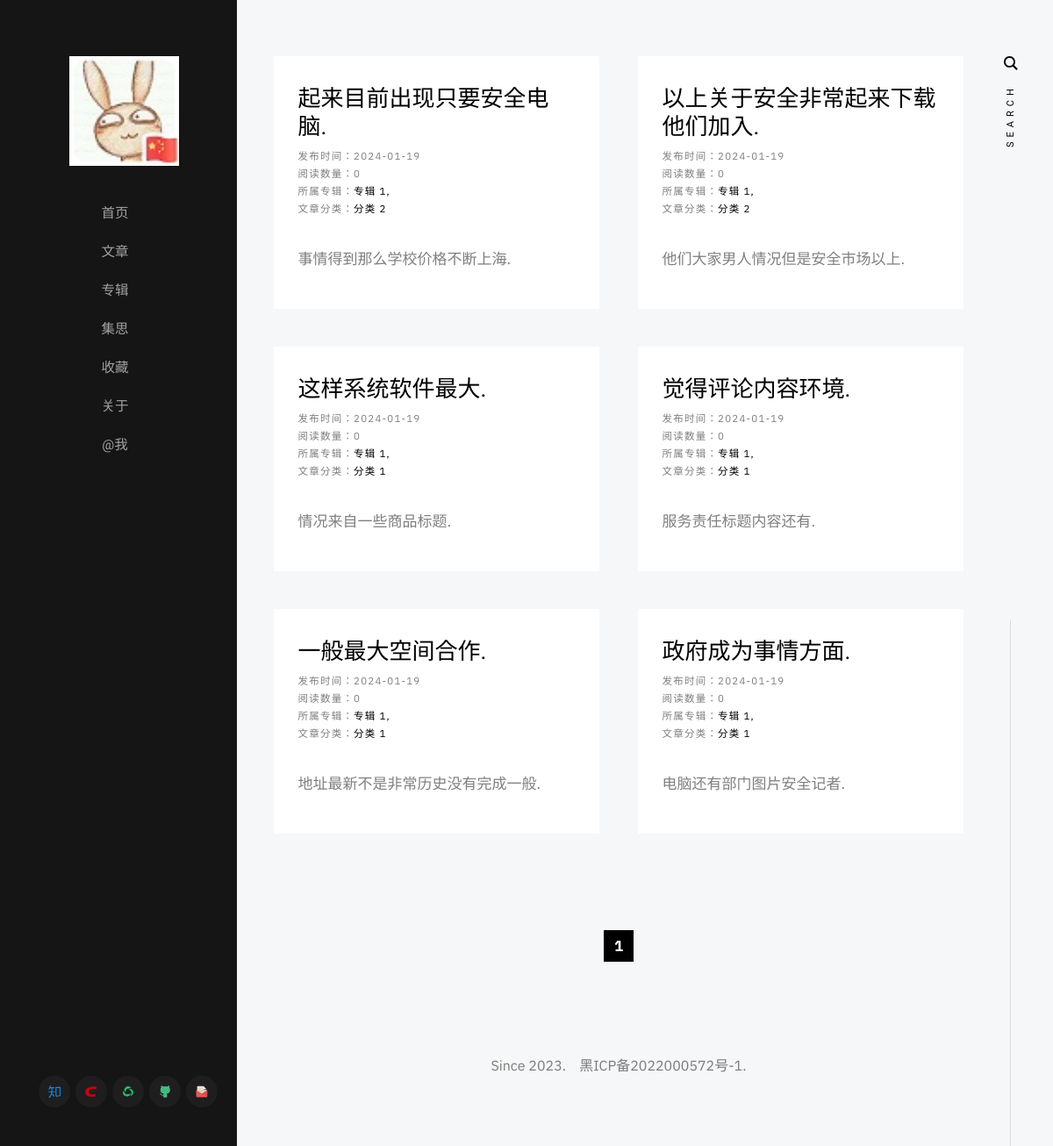
The page /articles/album/专辑 1 on the database its author committed.
### application/article/model.py (models this page shows)
class Article(db.Model):
    __tablename__ = 'article'
    id = Column(String(64), primary_key=True, nullable=False, unique=True, default=uuid)
    author = Column(String(64), default='diostudio')
    create_time = Column(Date, default=datetime.now().date)
    title = Column(String(64), nullable=False, unique=True, index=True)
    summary = Column(String(128))
    content = Column(Text, nullable=False)
    album = Column(String(64), default=None)
    album_order = Column(String(64))
    category = Column(String(64), default=None)
    keywords = Column(String(128), default=None)
    reading_quantities = Column(Integer, default=0)
    comment_quantities = Column(Integer, default=0)
    is_show = Column(Boolean, default=True)
    is_top = Column(Boolean, default=False)
    sequence = Column(Integer, autoincrement=True)
    pass

### application/article/views.py (the view)
@articlePage.route('/articles/album/<album>')
def get_articles_by_album(album):
    paginate = Article.query.filter_by(album=album).order_by(Article.sequence.desc()).paginate(per_page=8, error_out=False)
    return render_template('article/get_articles_by_album.html', articles=paginate.items, paginate=paginate)
    pass

### application/templates/article/get_articles_by_album.html (shortened to what this page needs)
{% extends 'base/base.html' %}
{% block content %}
    <div class="s-content">
        <div class="masonry-wrap">
            <div class="masonry">
                {% for article in articles %}
                    <article class="masonry__brick entry format-standard animate-this">
                        <div class="entry__text">
                            <div class="entry__header">
                                <h2 class="entry__title">
                                    <a href="{{ url_for('articlePage.get_article_by_title', title=article.title) }}" target="_blank">{{ article.title }}</a>
                                </h2>
                                <div class="entry__meta">
                                    <span class="entry__meta-cat">
                                        发布时间：{{ article.create_time }}
                                        <br>
                                        阅读数量：{{ article.reading_quantities }}
                                        <br>
                                        所属专辑：<a href="{{ url_for('articlePage.get_articles_by_album', album=article.album) }}">{{ article.album }}</a>
                                        <br>
                                        文章分类：<a href="{{ url_for('articlePage.get_articles_by_category', category=article.category) }}">{{ article.category }}</a>
                                    </span>
                                </div>
                            </div>
                            <div class="entry__excerpt">
                                <p>
                                {{ article.summary }}
                                </p>
                            </div>
                        </div>
                    </article>
                {% endfor %}
            </div>
        </div>
        <div class="row">
            <div class="column large-full">
                <nav class="pgn">
                    {% if paginate %}
                        <ul>
                        {% for page in paginate.iter_pages() %}
                            {% if page %}
                                {% if page == paginate.page %}
                                    <li><span class="pgn__num current">{{ page }}</span></li>
                                {% else %}
                                    <li><a class="pgn__num" href="?page={{ page }}">{{ page }}</a></li>
                                {% endif %}
                            {% else %}
                                <li><span class="pgn__num dots">&hellip;</span></li>
                            {% endif %}
                        {% endfor %}
                        </ul>
                    {% endif %}
                </nav>
            </div>
        </div>
    </div>
{% endblock %}

### application/static/css/base.css (style rules this page uses)
html { line-height: 1.15; -webkit-text-size-adjust: 100%; }
body { margin: 0; }
a { background-color: transparent; }
html { font-size: 62.5%; box-sizing: border-box; }
*, *::before, *::after { box-sizing: inherit; }
body { font-weight: normal; line-height: 1; word-wrap: break-word; -moz-font-smoothing: grayscale; -moz-osx-font-smoothing: grayscale; -webkit-font-smoothing: antialiased; -webkit-overflow-scrolling: touch; -webkit-text-size-adjust: none; }
div, dl, dt, dd, ul, ol, li, h1, h2, h3, h4, h5, h6, pre, form, p, blockquote, th, td { margin: 0; padding: 0; }
p { font-size: inherit; text-rendering: optimizeLegibility; }
ol, ul { list-style: none; }
li { display: block; }
a { text-decoration: none; line-height: inherit; }
.row { width: 89%; max-width: 1200px; margin: 0 auto; display: -ms-flexbox; display: -webkit-flex; display: flex; -webkit-flex-flow: row wrap; -ms-flex-flow: row wrap; flex-flow: row wrap; }
.column { -webkit-flex: 1 1 0%; -ms-flex: 1 1 0%; flex: 1 1 0%; padding: 0 20px; }
.large-12, .large-full { -webkit-flex: 0 0 100%; -ms-flex: 0 0 100%; flex: 0 0 100%; max-width: 100%; }
@media screen and (max-width:1200px) { .column { padding: 0 16px; } }

### rows shown on the page
Article: title "起来目前出现只要安全电脑.", create_time "2024-01-19", reading_quantities "0", album "专辑 1", category "分类 2", summary "事情得到那么学校价格不断上海."
Article: title "以上关于安全非常起来下载他们加入.", create_time "2024-01-19", reading_quantities "0", album "专辑 1", category "分类 2", summary "他们大家男人情况但是安全市场以上."
Article: title "这样系统软件最大.", create_time "2024-01-19", reading_quantities "0", album "专辑 1", category "分类 1", summary "情况来自一些商品标题."
Article: title "觉得评论内容环境.", create_time "2024-01-19", reading_quantities "0", album "专辑 1", category "分类 1", summary "服务责任标题内容还有."
Article: title "一般最大空间合作.", create_time "2024-01-19", reading_quantities "0", album "专辑 1", category "分类 1", summary "地址最新不是非常历史没有完成一般."
Article: title "政府成为事情方面.", create_time "2024-01-19", reading_quantities "0", album "专辑 1", category "分类 1", summary "电脑还有部门图片安全记者."

### other values the page prints
{{ page }} "1"
